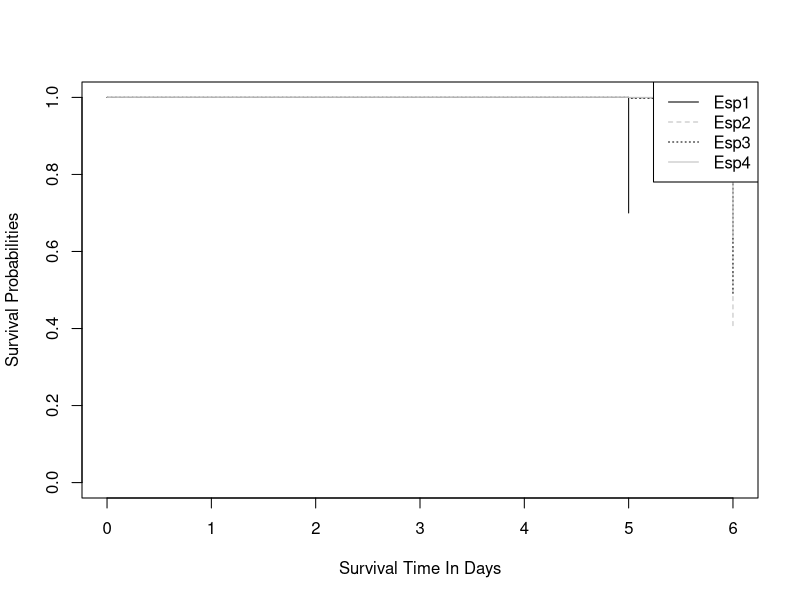
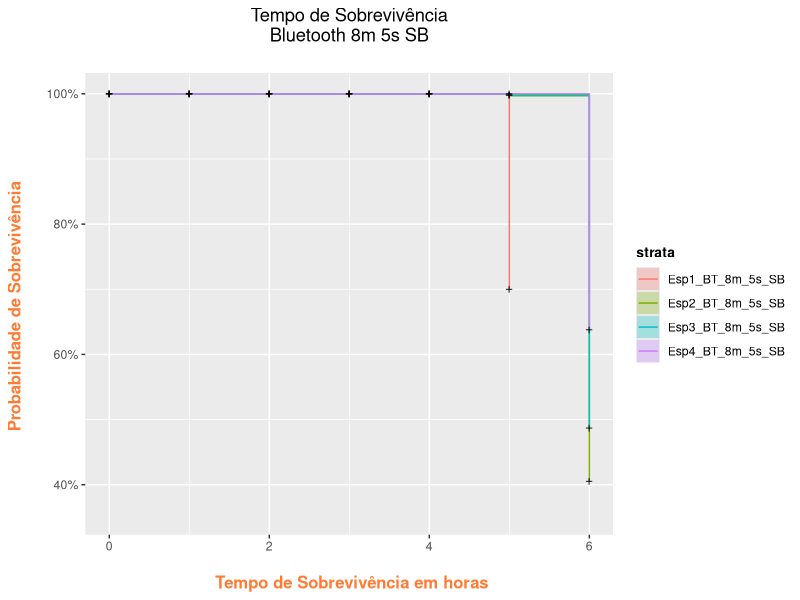
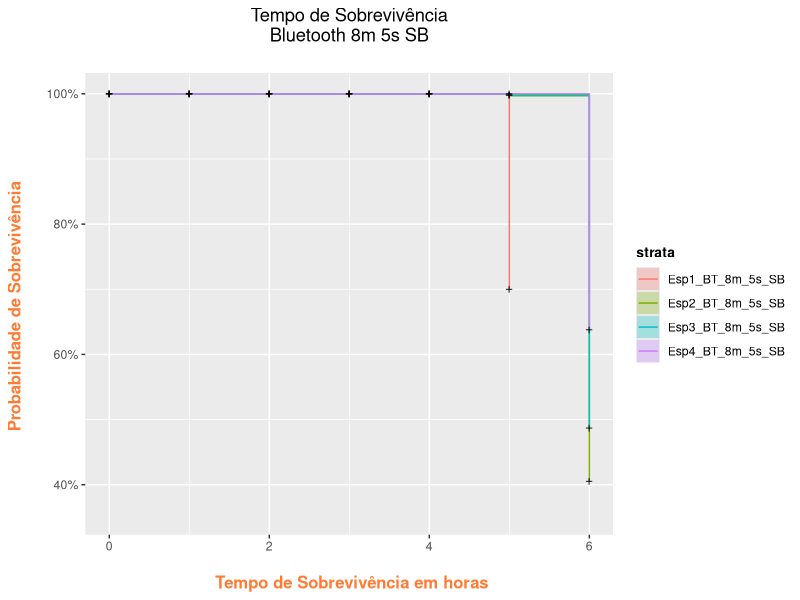

Reproduce these figures in R, in order.
library(readxl)
Esp1_BT_8m_5s_SB <- read_excel("Esp1 BT 8m 5s SB.xlsx")
Esp2_BT_8m_5s_SB <- read_excel("Esp2 BT 8m 5s SB.xlsx")
Esp3_BT_8m_5s_SB <- read_excel("Esp3 BT 8m 5s SB.xlsx")
Esp4_BT_8m_5s_SB <- read_excel("Esp4 BT 8m 5s SB.xlsx")

View(Esp1_BT_8m_5s_SB)
View(Esp2_BT_8m_5s_SB)
View(Esp3_BT_8m_5s_SB)
View(Esp4_BT_8m_5s_SB)


require(lubridate)
Esp1_BT_8m_5s_SB$t<-hour(Esp1_BT_8m_5s_SB$Column1)
Esp1_BT_8m_5s_SB$status<-ifelse(Esp1_BT_8m_5s_SB$Column9<=2.8,1,0)

Esp2_BT_8m_5s_SB$t<-hour(Esp2_BT_8m_5s_SB$Column1)
Esp2_BT_8m_5s_SB$status<-ifelse(Esp2_BT_8m_5s_SB$Column9<=2.8,1,0)

Esp3_BT_8m_5s_SB$t<-hour(Esp3_BT_8m_5s_SB$Column1)
Esp3_BT_8m_5s_SB$status<-ifelse(Esp3_BT_8m_5s_SB$Column9<=2.8,1,0)

Esp4_BT_8m_5s_SB$t<-hour(Esp4_BT_8m_5s_SB$Column1)
Esp4_BT_8m_5s_SB$status<-ifelse(Esp4_BT_8m_5s_SB$Column9<=2.8,1,0)

dados1_8m_5s_SB<-Esp1_BT_8m_5s_SB[,9:10]
dados1_8m_5s_SB$Barreira="Esp1_BT_8m_5s_SB"
dados1_8m_5s_SB$t0=min(dados1_8m_5s_SB$t)
dados1_8m_5s_SB$survt<-dados1_8m_5s_SB$t-dados1_8m_5s_SB$t0

dados2_8m_5s_SB<-Esp2_BT_8m_5s_SB[,9:10]
dados2_8m_5s_SB$Barreira="Esp2_BT_8m_5s_SB"
dados2_8m_5s_SB$t0=min(dados2_8m_5s_SB$t)
dados2_8m_5s_SB$survt<-dados2_8m_5s_SB$t-dados2_8m_5s_SB$t0

dados3_8m_5s_SB<-Esp3_BT_8m_5s_SB[,9:10]
dados3_8m_5s_SB$Barreira="Esp3_BT_8m_5s_SB"
dados3_8m_5s_SB$t0=min(dados3_8m_5s_SB$t)
dados3_8m_5s_SB$survt<-dados3_8m_5s_SB$t-dados3_8m_5s_SB$t0

dados4_8m_5s_SB<-Esp4_BT_8m_5s_SB[,9:10]
dados4_8m_5s_SB$Barreira="Esp4_BT_8m_5s_SB"
dados4_8m_5s_SB$t0=min(dados4_8m_5s_SB$t)
dados4_8m_5s_SB$survt<-dados4_8m_5s_SB$t-dados4_8m_5s_SB$t0

dados_8m_5s<-rbind.data.frame(dados1_8m_5s_SB,dados2_8m_5s_SB,dados3_8m_5s_SB,dados4_8m_5s_SB)
dados_8m_5s$Barreira <- as.factor(dados_8m_5s$Barreira)
dados_8m_5s$status <- as.numeric(dados_8m_5s$status)
dados_8m_5s$t <- as.numeric(dados_8m_5s$t)
dados_8m_5s$survt <- as.numeric(dados_8m_5s$survt)

library("survival")
# Survival times until event
Surv(time = dados_8m_5s$survt, event = dados_8m_5s$status == 1)
summary(Surv(time = dados_8m_5s$survt, event = dados_8m_5s$status == 1))

# Surv creates survival object which is the response variable
Y = Surv(dados_8m_5s$survt, dados_8m_5s$status)
# Stratify by barreira variable:
kmfit = survfit(Y ~ dados_8m_5s$Barreira)

summary(kmfit, times = c(seq(0, 20, by = 1)))
saida<-summary(kmfit, times = c(seq(0, 20, by = 1)))
saida2<-data.frame(saida$time,saida$n.risk,saida$n.event,saida$surv,saida$std.err,
                   saida$lower,saida$upper)

# exportando saida para csv
write.csv(saida2,file="saida.csv")


plot(kmfit, lty = c("solid", "dashed", "dotted", "solid"), col = c("black", "grey", "black", "grey"), xlab = "Survival Time In Days", ylab = "Survival Probabilities")
legend("topright", c("Esp1", "Esp2", "Esp3", "Esp4"), lty = c("solid", "dashed", "dotted", "solid"), col = c("black", "grey", "black", "grey"))





library(ggplot2)
library(ggfortify)

model_fit <- survfit(Surv(survt, status) ~ Barreira, data = dados_8m_5s)

autoplot(model_fit) + 
  labs(x ="\n Tempo de Sobrevivência em horas", y = "Probabilidade de Sobrevivência \n", 
       title = "Tempo de Sobrevivência\n Bluetooth 8m 5s SB \n") + 
  theme(plot.title = element_text(hjust = 0.5), 
        axis.title.x = element_text(face="bold", colour="#FF7A33", size = 12),
        axis.title.y = element_text(face="bold", colour="#FF7A33", size = 12),
      
        legend.title = element_text(face="bold", size = 10))


ggsave("Grafico_KM_ESP_BT_8m_5s_SB.png")
